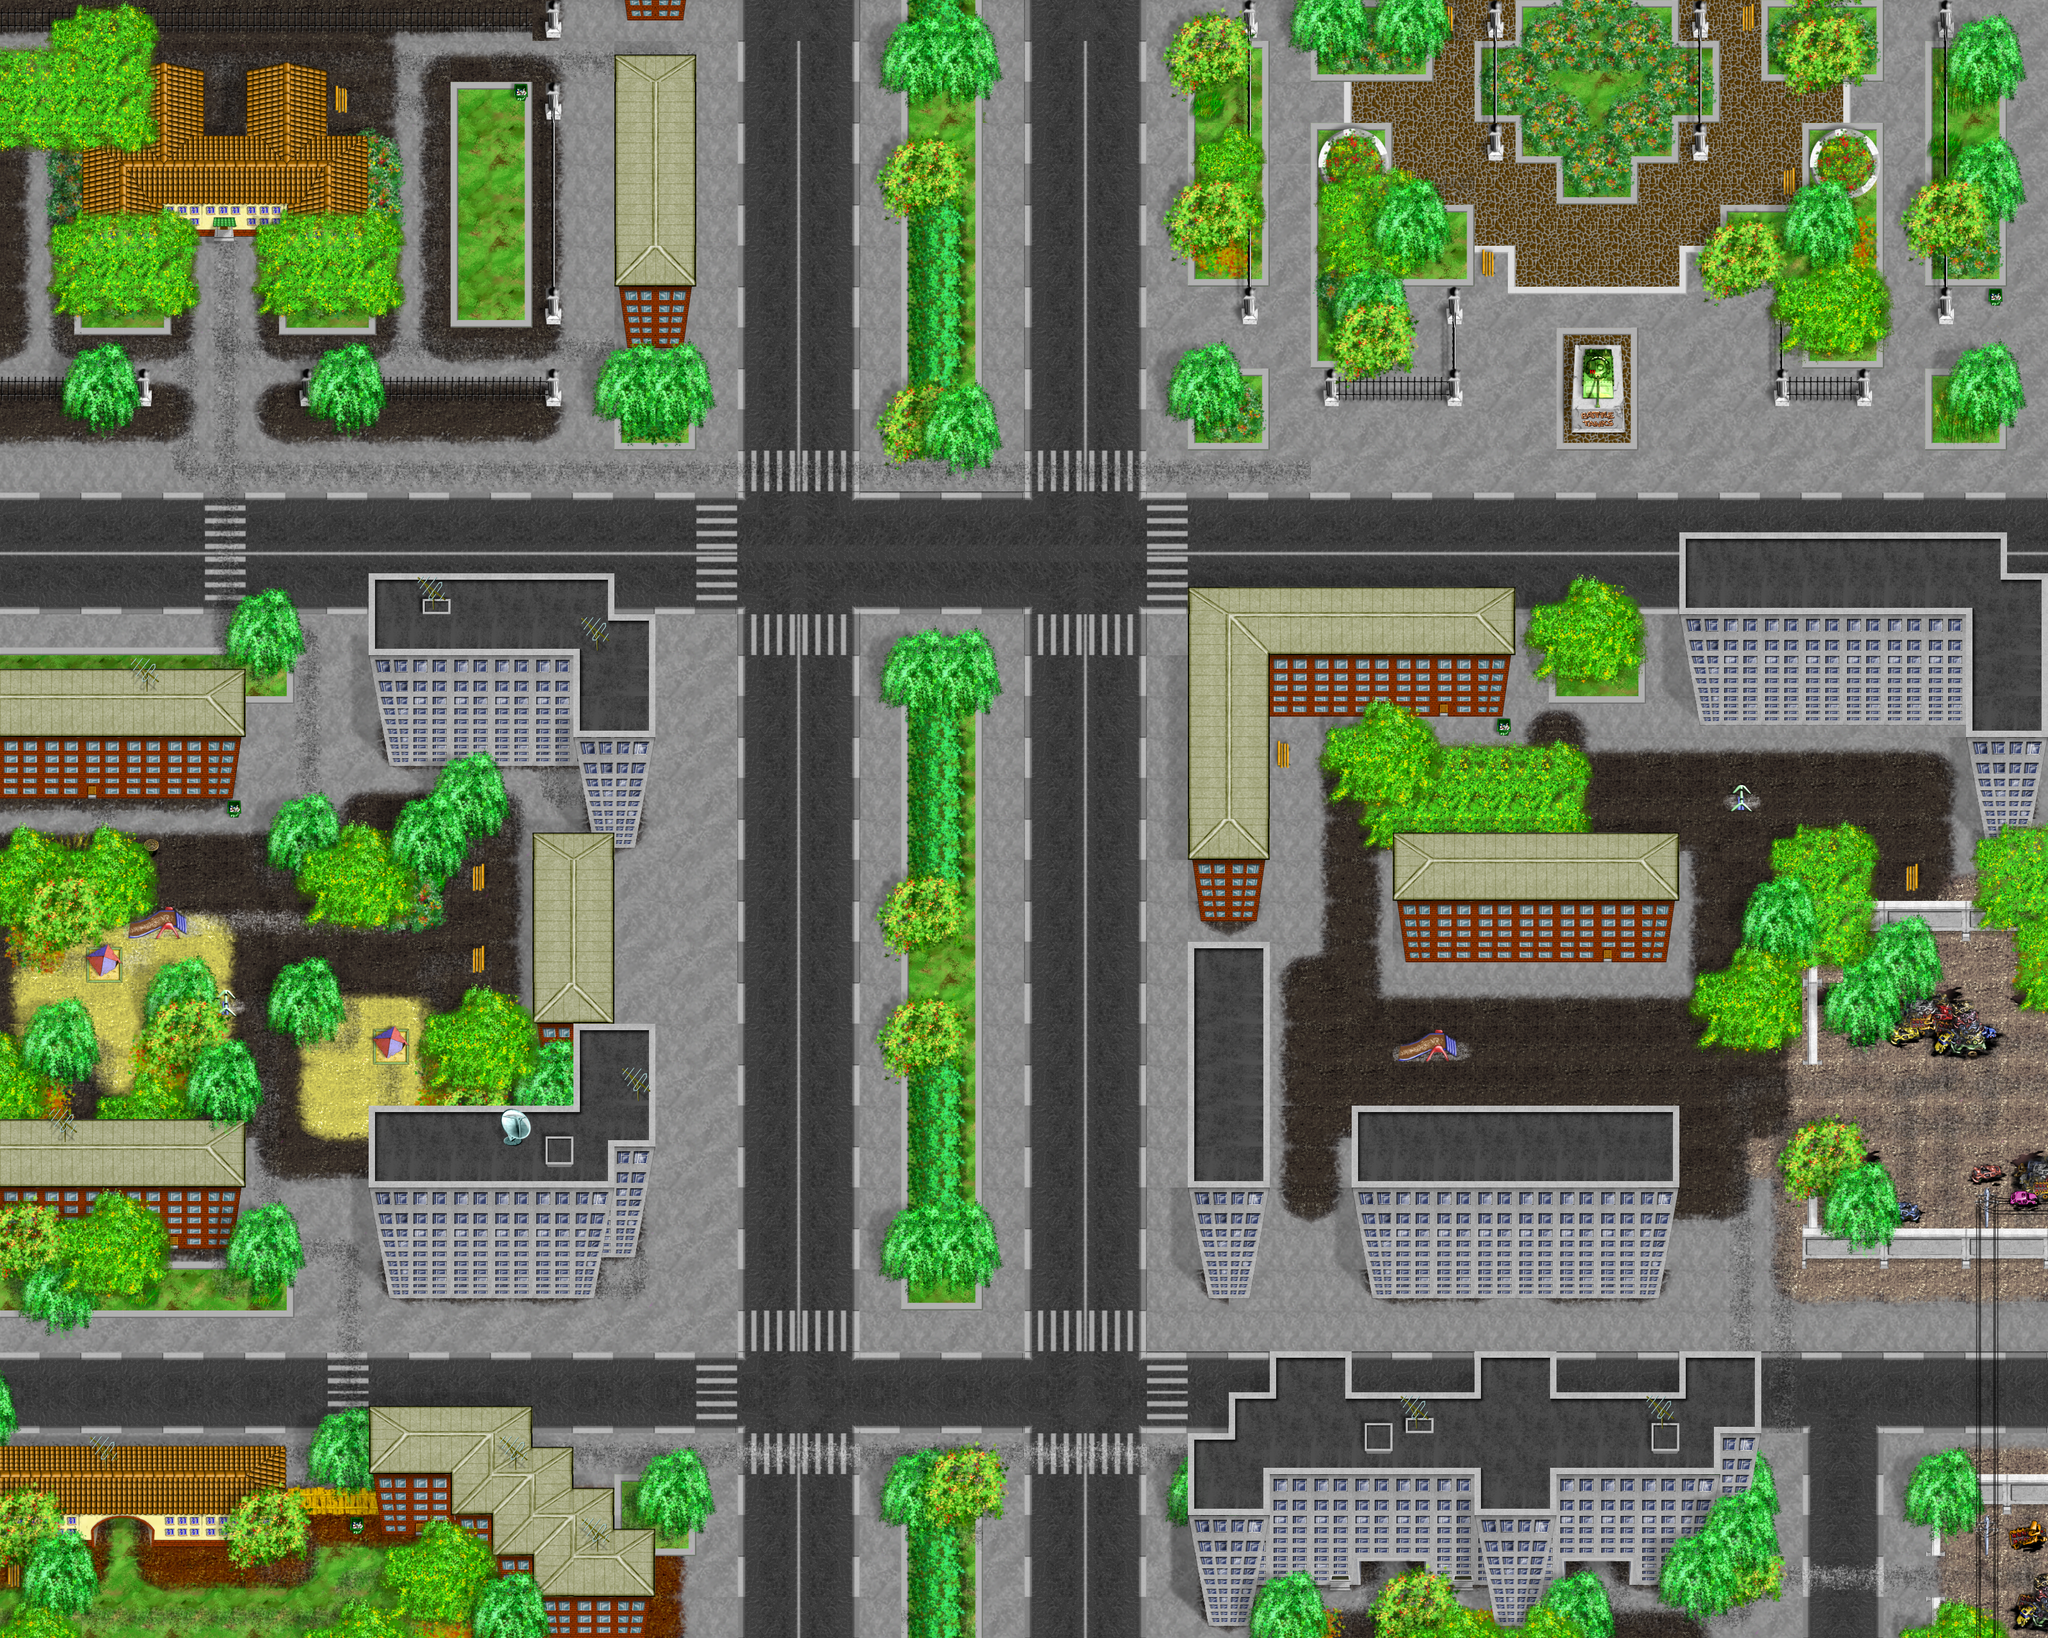

Rendered tile map (Tiled .tmx) drawn with the repository's tilesets; below, a short description and the map source with its tile grids summarised:
An orthogonal 50x40 tile map with 64x64 px tiles, 22 tile layers (terrain, dirt, road, terrain details, ...), 6 tilesets.

<map version="0.99b" orientation="orthogonal" width="50" height="40" tilewidth="64" tileheight="64">
 <properties>
  <property name="spawn:2" value="@45,2" />
  <property name="object:pond:pond:6" value="@37,0,150" />
  <property name="object:biotoilet:biotoilet:7" value="@46,1,150" />
  <property name="spawn:1" value="@2,2" />
  <property name="object:road-sign:road-sign10:4" value="2890,1630,150" />
  <property name="object:lodge:lodge:0" value="2836,1601,150" />
  <property name="object:regular-mine:regular-mine:3" value="2838,1865,150" />
  <property name="object:van:van:2" value="3097,1456,150" />
 </properties>
 <tileset name="terrains" firstgid="1" tilewidth="64" tileheight="64">
  <image source="../tiles/terrains_tileset.png" />
 </tileset>
 <tileset name="city tileset" firstgid="101" tilewidth="64" tileheight="64">
  <image source="../tiles/city_tileset.png" />
 </tileset>
 <tileset name="objects" firstgid="291" tilewidth="64" tileheight="64">
  <image source="../tiles/city_objects_tileset.png" />
 </tileset>
 <tileset name="borders" firstgid="341" tilewidth="64" tileheight="64">
  <image source="../tiles/borders_tileset.png" />
 </tileset>
 <tileset name="buildings" firstgid="421" tilewidth="64" tileheight="64">
  <image source="../tiles/houses_tileset.png" />
 </tileset>
 <tileset name="trees" firstgid="601" tilewidth="64" tileheight="64">
  <image source="../tiles/roads_and_grass_tileset.png" />
 </tileset>
 <layer name="terrain" width="50" height="40">
  <properties>
   <property name="impassability" value="40" />
  </properties>
  <data>[2000 cells, 2000 non-empty, 24 distinct tile ids]</data>
  <tileproperties />
 </layer>
 <layer name="dirt" width="50" height="40">
  <properties>
   <property name="impassability" value="50" />
  </properties>
  <data>[2000 cells, 574 non-empty, 43 distinct tile ids]</data>
  <tileproperties />
 </layer>
 <layer name="road" width="50" height="40">
  <properties>
   <property name="impassability" value="20" />
  </properties>
  <data>[2000 cells, 346 non-empty, 13 distinct tile ids]</data>
  <tileproperties />
 </layer>
 <layer name="terrain details" width="50" height="40">
  <data>[2000 cells, 397 non-empty, 68 distinct tile ids]</data>
  <tileproperties />
 </layer>
 <layer name="green grass" width="50" height="40">
  <data>[2000 cells, 76 non-empty, 15 distinct tile ids]</data>
  <tileproperties />
 </layer>
 <layer name="green grass high" width="50" height="40">
  <data>[2000 cells, 44 non-empty, 4 distinct tile ids]</data>
  <tileproperties />
 </layer>
 <layer name="tracks" width="50" height="40">
  <data>[2000 cells, 219 non-empty, 10 distinct tile ids]</data>
  <tileproperties />
 </layer>
 <layer name="tracks high" width="50" height="40">
  <data>[2000 cells, 98 non-empty, 12 distinct tile ids]</data>
  <tileproperties />
 </layer>
 <layer name="borders low" width="50" height="40">
  <properties>
   <property name="z" value="200" />
   <property name="impassability" value="100" />
  </properties>
  <data>[2000 cells, 8 non-empty, 4 distinct tile ids]</data>
  <tileproperties />
 </layer>
 <layer name="borders" width="50" height="40">
  <properties>
   <property name="impassability" value="100" />
  </properties>
  <data>[2000 cells, 138 non-empty, 19 distinct tile ids]</data>
  <tileproperties />
 </layer>
 <layer name="borders high" width="50" height="40">
  <properties>
   <property name="impassability" value="100" />
  </properties>
  <data>[2000 cells, 22 non-empty, 8 distinct tile ids]</data>
  <tileproperties />
 </layer>
 <layer name="wire stand" width="50" height="40">
  <properties>
   <property name="impassability" value="100" />
  </properties>
  <data>[2000 cells, 3 non-empty, 2 distinct tile ids]</data>
  <tileproperties />
 </layer>
 <layer name="trees low" width="50" height="40">
  <properties>
   <property name="z" value="300" />
  </properties>
  <data>[2000 cells, 183 non-empty, 60 distinct tile ids]</data>
  <tileproperties />
 </layer>
 <layer name="buildings low" width="50" height="40">
  <properties>
   <property name="z" value="400" />
   <property name="impassability" value="100" />
  </properties>
  <data>[2000 cells, 234 non-empty, 65 distinct tile ids]</data>
  <tileproperties />
 </layer>
 <layer name="objects" width="50" height="40">
  <properties>
   <property name="pierceable" value="true" />
   <property name="z" value="500" />
   <property name="impassability" value="100" />
  </properties>
  <data>[2000 cells, 49 non-empty, 26 distinct tile ids]</data>
  <tileproperties />
 </layer>
 <layer name="objects 2" width="50" height="40">
  <properties>
   <property name="impassability" value="100" />
  </properties>
  <data>[2000 cells, 7 non-empty, 7 distinct tile ids]</data>
  <tileproperties />
 </layer>
 <layer name="buildings high" width="50" height="40">
  <properties>
   <property name="z" value="600" />
  </properties>
  <data>[2000 cells, 371 non-empty, 55 distinct tile ids]</data>
  <tileproperties />
 </layer>
 <layer name="buildings details" width="50" height="40">
  <properties>
   <property name="z" value="700" />
  </properties>
  <data>[2000 cells, 22 non-empty, 12 distinct tile ids]</data>
  <tileproperties />
 </layer>
 <layer name="trees mid" width="50" height="40">
  <properties>
   <property name="z" value="800" />
  </properties>
  <data>[2000 cells, 410 non-empty, 39 distinct tile ids]</data>
  <tileproperties />
 </layer>
 <layer name="trees highe" width="50" height="40">
  <data>[2000 cells, 190 non-empty, 43 distinct tile ids]</data>
  <tileproperties />
 </layer>
 <layer name="wires" width="50" height="40">
  <data>[2000 cells, 11 non-empty, 3 distinct tile ids]</data>
  <tileproperties />
 </layer>
 <layer name="wires high" width="50" height="40">
  <data>[2000 cells, 2 non-empty, 1 distinct tile ids]</data>
  <tileproperties />
 </layer>
</map>
